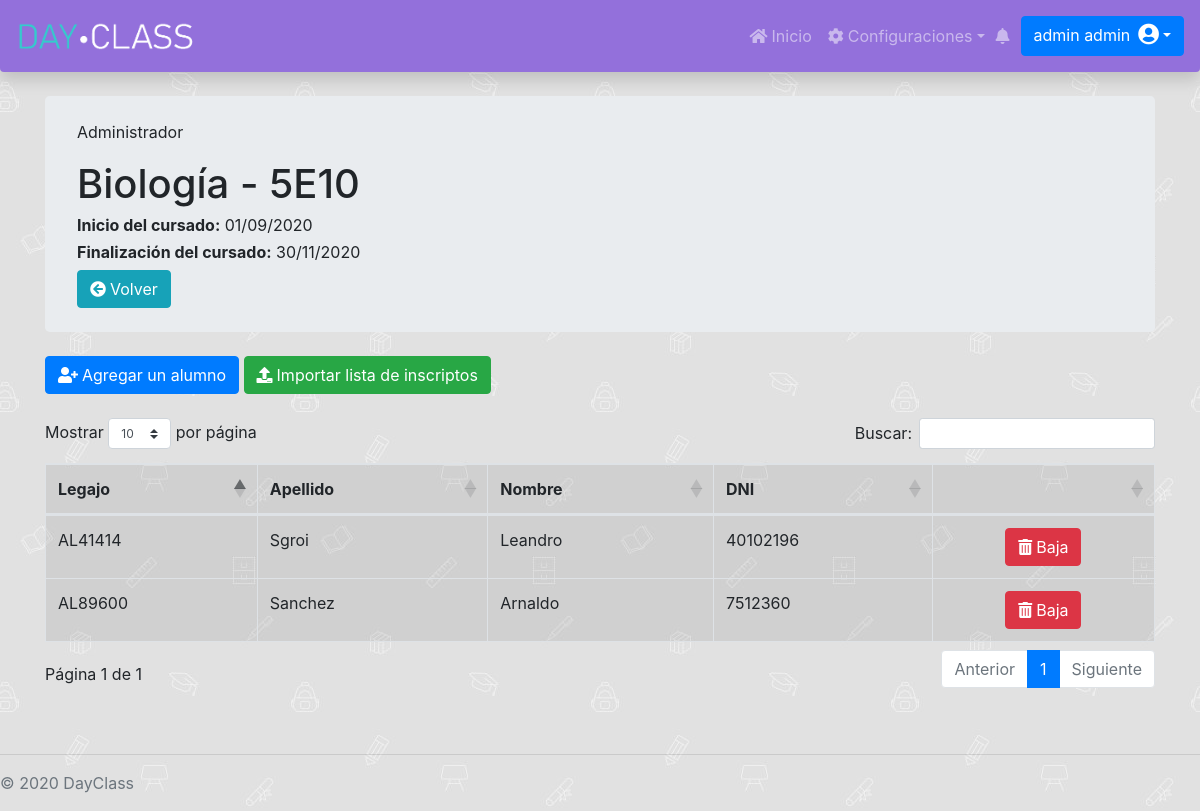
The app's page /Administrador/MateriaCurso/Curso/alumnosCurso.php?id=25 (signed in) with its own data.
### tables this page shows
CREATE TABLE `curso` (
  `id` int(11) NOT NULL AUTO_INCREMENT,
  `fechaDesdeCurActual` date DEFAULT NULL,
  `fechaHastaCurActul` date DEFAULT NULL,
  `nombreCurso` varchar(255) DEFAULT NULL,
  `division_id` int(11) DEFAULT NULL,
  `materia_id` int(11) DEFAULT NULL,
  `fechaDesdeCursado` date DEFAULT NULL,
  `fechaHastaCursado` date DEFAULT NULL,
  PRIMARY KEY (`id`),
  KEY `FKb0pu5rd27n5ld9n4oamd62dwj` (`division_id`),
  KEY `FK48osbikkitlflgwqf0vh8qt7j` (`materia_id`)
);

CREATE TABLE `alumnocursoactual` (
  `id` int(11) NOT NULL AUTO_INCREMENT,
  `fechaDesdeAlumCurAc` date DEFAULT NULL,
  `fechaHastaAlumCurAc` date DEFAULT NULL,
  `alumno_id` int(11) DEFAULT NULL,
  `curso_id` int(11) DEFAULT NULL,
  PRIMARY KEY (`id`),
  KEY `FK36obnguwdre5apx5dchq91odn` (`alumno_id`),
  KEY `FKt7ydcu477pnwgp95bumcwako7` (`curso_id`)
);

CREATE TABLE `alumno` (
  `id` int(11) NOT NULL AUTO_INCREMENT,
  `apellidoAlum` varchar(255) DEFAULT NULL,
  `contraseniaAlum` varchar(255) DEFAULT NULL,
  `dniAlum` int(11) NOT NULL,
  `emailAlum` varchar(255) DEFAULT NULL,
  `fechaAltaAlumno` date DEFAULT NULL,
  `fechaBajaAlumno` date DEFAULT NULL,
  `fechaNacAlumno` date DEFAULT NULL,
  `legajoAlumno` varchar(255) NOT NULL,
  `nombreAlum` varchar(255) DEFAULT NULL,
  `permiso_id` int(11) DEFAULT NULL,
  PRIMARY KEY (`id`),
  KEY `FKctdmkskdhf5bla743m05m1u3x` (`permiso_id`)
);

### Administrador/MateriaCurso/Curso/alumnosCurso.php (the view, shortened to what this page needs)
<link rel="stylesheet" href="https://cdnjs.cloudflare.com/ajax/libs/twitter-bootstrap/4.1.3/css/bootstrap.css">
<link rel="stylesheet" href="https://cdn.datatables.net/1.10.21/css/dataTables.bootstrap4.min.css">
<div class="container">
    <div class="jumbotron my-4 py-4">
        <p class="card-text">Administrador</p>
        <?php
        include "../../../databaseConection.php";
        $id_curso = $_GET['id'];
        $currentDateTime = date('Y-m-d');
        $consultaCurso = $con->query("SELECT * FROM `curso` WHERE `id` =  $id_curso");
        $resultado = $consultaCurso->fetch_assoc();
        $fchDesde = $resultado["fechaDesdeCursado"];
        $fchHasta = $resultado["fechaHastaCursado"];
        $nombreCurso = $resultado["nombreCurso"];
        $id_materia = $resultado["materia_id"];
        echo "<h1>$nombreCurso</h1>";
        if ($fchDesde != null && $fchHasta != null && $fchHasta >= $currentDateTime) {
            echo "<h6 class='font-weight-normal'><b>Inicio del cursado:</b> " . strftime('%d/%m/%Y', strtotime($fchDesde)) . " </h6>";
            echo "<h6 class='font-weight-normal'><b>Finalización del cursado:</b> " . strftime('%d/%m/%Y', strtotime($fchHasta)) . " </h6>";
        } else {
            echo "<div class='alert alert-warning' role='alert'>
                            <h5><i class='fa fa-exclamation-circle mr-2'></i>No hay fechas de cursado vigentes.</h5>
                            <h7>No podrá inscribir alumnos hasta que esten definidas las fechas nuevas.</h7>
                        </div>";
        }
        ?>
        <a <?php echo "href='/DayClass/Administrador/MateriaCurso/Curso/admCurso.php?id= $id_materia'" ?> class="btn btn-info"><i class="fa fa-arrow-circle-left mr-1"></i>Volver</a>
    </div>
    <?php
    $id_curso = $_GET['id'];
    $currentDateTime = date('Y-m-d');
    $consultaCurso = $con->query("SELECT * FROM `curso` WHERE `id` =  $id_curso");
    $resultadoCurso = $consultaCurso->fetch_assoc();
    $fechaDesdeCursado = $resultadoCurso['fechaDesdeCursado'];
    $fechaHastaCursado = $resultadoCurso['fechaHastaCursado'];
    $habilitado = false;
    if ($fechaDesdeCursado != null && $fechaHastaCursado != null) {
        if ($fechaHastaCursado >= $currentDateTime) {
            $habilitado = true;
        }
    }
    ?>
    <div class="my-3">
        <button <?php
                if ($habilitado) {
                    echo "class='btn btn-primary'";
                    echo "data-target='#staticBackdrop'";
                } else {
                    echo "class='btn btn-primary disabled'";
                } ?> data-toggle="modal"><i class="fa fa-user-plus mr-1"></i>Agregar un alumno</button>
        <button <?php
                if ($habilitado) {
                    echo "class='btn btn-success'";
                    echo "data-target='#staticBackdrop1'";
                } else {
                    echo "class='btn btn-success disabled'";
                } ?> data-toggle="modal"><i class="fa fa-upload mr-1"></i>Importar lista de inscriptos</button>
    </div>
    <div class="my-4 table-responsive">
        <table id="dataTable" class="table table-active table-bordered table-hover">
            <?php
                $id_curso = $_GET['id'];
                $currentDateTime = date('Y-m-d H:i:s');
                $consultaCurso = $con->query("SELECT * FROM `curso` WHERE `id` =  $id_curso");
                $resultadoCurso = $consultaCurso->fetch_assoc();
                $fechaDesdeCursado = $resultadoCurso['fechaDesdeCursado'];
                $fechaHastaCursado = $resultadoCurso['fechaHastaCursado'];
                $consulta2 = $con->query("SELECT alumno_id FROM `alumnocursoactual` WHERE `fechaDesdeAlumCurAc` = '$fechaDesdeCursado' AND `fechaHastaAlumCurAc` = '$fechaHastaCursado' AND `curso_id` =  $id_curso");
                if(!($consulta2 ->num_rows) == 0){
                    echo "<thead>
                            <th>Legajo</th>
                            <th>Apellido</th>
                            <th>Nombre </th>
                            <th>DNI</th>
                            <th></th>
                        </thead>
                        <tbody>";
                    while ($alumnocursoactual = $consulta2->fetch_assoc()) {
                       $alumno_id = $alumnocursoactual['alumno_id'];
                        $alumno = $con->query("SELECT cursoestadoalumno.nombreEstado, alumno.legajoAlumno, alumno.apellidoAlum, alumno.nombreAlum, alumno.dniAlum FROM alumnocursoactual, alumno, curso, alumnocursoestado, cursoestadoalumno WHERE alumno.id = '$alumno_id' AND curso.id = '$id_curso' AND alumnocursoactual.curso_id = curso.id AND alumnocursoactual.alumno_id = alumno.id AND alumnocursoactual.id = alumnocursoestado.alumnoCursoActual_id AND alumnocursoactual.fechaDesdeAlumCurAc <= '$currentDateTime' AND alumnocursoactual.fechaHastaAlumCurAc > '$currentDateTime' AND ('$currentDateTime' >= alumnocursoestado.fechaInicioEstado) AND ('$currentDateTime' < alumnocursoestado.fechaFinEstado) AND (alumnocursoactual.fechaDesdeAlumCurAc <= alumnocursoestado.fechaInicioEstado) AND (alumnocursoactual.fechaHastaAlumCurAc >= alumnocursoestado.fechaFinEstado) AND alumnocursoestado.cursoEstadoAlumno_id = cursoestadoalumno.id")->fetch_assoc();
                        if($alumno['nombreEstado'] == "LIBRE"){
                            $urlReinc = 'movAlumnoCurso.php?alumnoId='.$alumno_id.'&&cursoId='.$id_curso.'&&movId=2';
                            echo "<tr class='table-danger'>
                                <td>" . $alumno['legajoAlumno'] . "</td>
                                <td>" . $alumno['apellidoAlum'] . "</td>
                                <td>" . $alumno['nombreAlum'] . "</td>
                                <td>" . $alumno['dniAlum'] . "</td>
                                <td class='text-center'><a class='btn btn-primary' onclick='return confirmComeBack()' href='$urlReinc'><i class='fa fa-undo mr-1'></i>Alta</a></td>
                            </tr>";
                        }else{
                            $urlBaja = 'movAlumnoCurso.php?alumnoId='.$alumno_id.'&&cursoId='.$id_curso.'&&movId=1';
                           echo "<tr>
                                <td>" . $alumno['legajoAlumno'] . "</td>
                                <td>" . $alumno['apellidoAlum'] . "</td>
                                <td>" . $alumno['nombreAlum'] . "</td>
                                <td>" . $alumno['dniAlum'] . "</td>
                                <td class='text-center'><a class='btn btn-danger' onclick='return confirmDelete()' href='$urlBaja'><i class='fa fa-trash mr-1'></i>Baja</a></td>
                            </tr>";
                        }
                    }
                    echo "</tbody>";
                }else{
                    echo "<div class='alert alert-warning' role='alert'>
                            <h5><i class='fa fa-exclamation-circle mr-2'></i>Todavía no hay alumnos inscriptos en este curso.</h5>
                        </div>";
                }
            ?>
        </table>
    </div>
</div>

### DayClassStyle.css (style rules this page uses)
.dayclassnav { background-color: mediumpurple; }
.abajo-pagina { position: absolute; bottom: auto; width: 100%; }
body { padding-top: 4.5rem; background-image: url("/DayClass/images/school.jpg"); background-repeat: repeat; background-attachment: fixed; }

### records on screen
curso: nombreCurso "Biología - 5E10", fechaDesdeCursado "01/09/2020", fechaHastaCursado "30/11/2020"
alumnocursoactual: alumno.legajoAlumno "AL89600", alumno.apellidoAlum "Sanchez", alumno.nombreAlum "Arnaldo", alumno.dniAlum "7512360"
alumnocursoactual: alumno.legajoAlumno "AL41414", alumno.apellidoAlum "Sgroi", alumno.nombreAlum "Leandro", alumno.dniAlum "40102196"
